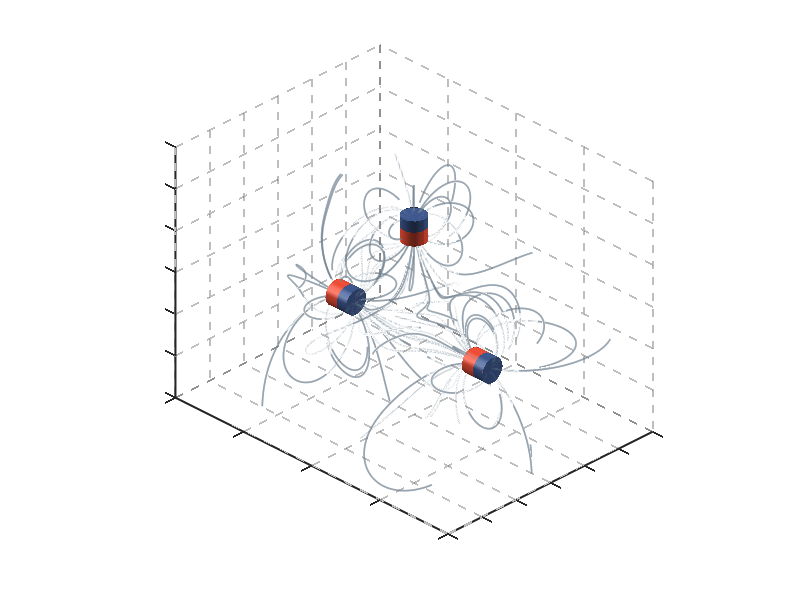

The MATLAB script that drew this image:
function plot_magnetic_field_3d()
% PLOT_MAGNETIC_FIELD_3D - Visualize three permanent magnets and their magnetic field lines in 3D
% 
% This function creates a 3D visualization of three permanent magnets (left, right, and top)
% with their magnetic field lines. Each magnet is represented as a cylinder with 
% red and blue colors indicating north and south poles respectively.
%
% Author: Generated for research publication
% Date: 2024

close all;
clear;
clc;

% Define magnet parameters
magnet_radius = 0.3;    % Radius of cylindrical magnets
magnet_height = 0.6;    % Height of cylindrical magnets
magnetic_moment = 1.0;  % Magnetic dipole moment strength

% Nature-inspired color scheme options
north_color = [0.902, 0.294, 0.208]; % NPG red (#E64B35)
south_color = [0.235, 0.329, 0.533]; % NPG blue (#3C5488)
field_line_color = [0.439, 0.502, 0.565]; % slate gray (#708090)
coupling_line_color = field_line_color;  


% Define magnet positions (left, right, top)
magnet_positions = [
    -2.0,  0.0,  0.0;   % Left magnet
     2.0,  0.0,  0.0;   % Right magnet
     0.0,  0.0,  2.5    % Top magnet
];

% Define magnet orientations (magnetic dipole directions)
magnet_orientations = [
     -1,  0,  0;    % Left magnet: north pole pointing right (+X)
    -1,  0,  0;    % Right magnet: north pole pointing left (-X)
     0,  0, -1     % Top magnet: north pole pointing down (-Z)
];

% Create figure
figure('Position', [100, 100, 1200, 900]);
hold on;
axis equal;
grid on;
view(45, 30);

% Set up 3D space
xlim([-4, 4]);
ylim([-3, 3]);
zlim([-2, 4]);

% Draw the three magnets as cylinders
for i = 1:3
    pos = magnet_positions(i, :);
    orientation = magnet_orientations(i, :);
    
    % Create cylinder coordinates
    [theta, z] = meshgrid(linspace(0, 2*pi, 20), linspace(-magnet_height/2, magnet_height/2, 10));
    x_cyl = magnet_radius * cos(theta);
    y_cyl = magnet_radius * sin(theta);
    z_cyl = z;
    
    % Rotate cylinder based on orientation
    if abs(orientation(1)) > 0.5  % X-oriented magnet
        % Rotate around Y axis
        x_rot = z_cyl;
        y_rot = y_cyl;
        z_rot = x_cyl;
    elseif abs(orientation(3)) > 0.5  % Z-oriented magnet
        % Keep as is
        x_rot = x_cyl;
        y_rot = y_cyl;
        z_rot = z_cyl;
    else
        % Default orientation
        x_rot = x_cyl;
        y_rot = y_cyl;
        z_rot = z_cyl;
    end
    
    % Translate to magnet position
    x_final = x_rot + pos(1);
    y_final = y_rot + pos(2);
    z_final = z_rot + pos(3);
    
    % Create color map for north (red) and south (blue) poles
    color_map = zeros(size(z_cyl, 1), size(z_cyl, 2), 3);
    
    % Determine which end is north based on orientation
    if abs(orientation(1)) > 0.5  % X-oriented magnet
        if orientation(1) > 0
            % North pole at positive X end (z > 0 in local coordinates)
            north_mask = z > 0;
        else
            % North pole at negative X end (z < 0 in local coordinates)
            north_mask = z < 0;
        end
    else  % Z-oriented magnet
        if orientation(3) < 0
            % North pole at negative Z end (z < 0 in local coordinates)
            north_mask = z < 0;
        else
            % North pole at positive Z end (z > 0 in local coordinates)
            north_mask = z > 0;
        end
    end
    
    % Assign colors using Nature color scheme
    color_map(:, :, 1) = north_mask * north_color(1) + (~north_mask) * south_color(1);  % Red channel
    color_map(:, :, 2) = north_mask * north_color(2) + (~north_mask) * south_color(2);  % Green channel
    color_map(:, :, 3) = north_mask * north_color(3) + (~north_mask) * south_color(3);  % Blue channel
    
    % Plot the cylinder as solid
    surf(x_final, y_final, z_final, color_map, 'EdgeColor', 'none', 'FaceAlpha', 1.0);
    
    % Add top and bottom caps to make it solid
    if abs(orientation(1)) > 0.5  % X-oriented magnet
        % Create circular caps
        theta_cap = linspace(0, 2*pi, 20);
        r_cap = linspace(0, magnet_radius, 5);
        [THETA_cap, R_cap] = meshgrid(theta_cap, r_cap);
        
        Y_cap = R_cap .* cos(THETA_cap);
        Z_cap = R_cap .* sin(THETA_cap);
        X_cap_top = ones(size(Y_cap)) * (magnet_height/2);
        X_cap_bottom = ones(size(Y_cap)) * (-magnet_height/2);
        
        X_cap_final_top = X_cap_top + pos(1);
        Y_cap_final_top = Y_cap + pos(2);
        Z_cap_final_top = Z_cap + pos(3);
        
        X_cap_final_bottom = X_cap_bottom + pos(1);
        Y_cap_final_bottom = Y_cap + pos(2);
        Z_cap_final_bottom = Z_cap + pos(3);
        
        % Color the caps based on pole orientation using Nature colors
        if orientation(1) > 0  % North pole pointing in +X direction
            % Top cap is at +X (north pole) - Nature north color
            surf(X_cap_final_top, Y_cap_final_top, Z_cap_final_top, ...
                 repmat(reshape(north_color, 1, 1, 3), size(Y_cap)), 'EdgeColor', 'none', 'FaceAlpha', 1.0);
            % Bottom cap is at -X (south pole) - Nature south color
            surf(X_cap_final_bottom, Y_cap_final_bottom, Z_cap_final_bottom, ...
                 repmat(reshape(south_color, 1, 1, 3), size(Y_cap)), 'EdgeColor', 'none', 'FaceAlpha', 1.0);
        else  % North pole pointing in -X direction
            % Top cap is at +X (south pole) - Nature south color
            surf(X_cap_final_top, Y_cap_final_top, Z_cap_final_top, ...
                 repmat(reshape(south_color, 1, 1, 3), size(Y_cap)), 'EdgeColor', 'none', 'FaceAlpha', 1.0);
            % Bottom cap is at -X (north pole) - Nature north color
            surf(X_cap_final_bottom, Y_cap_final_bottom, Z_cap_final_bottom, ...
                 repmat(reshape(north_color, 1, 1, 3), size(Y_cap)), 'EdgeColor', 'none', 'FaceAlpha', 1.0);
        end
    else  % Z-oriented magnet
        % Create circular caps
        theta_cap = linspace(0, 2*pi, 20);
        r_cap = linspace(0, magnet_radius, 5);
        [THETA_cap, R_cap] = meshgrid(theta_cap, r_cap);
        
        X_cap = R_cap .* cos(THETA_cap);
        Y_cap = R_cap .* sin(THETA_cap);
        Z_cap_top = ones(size(X_cap)) * (magnet_height/2);
        Z_cap_bottom = ones(size(X_cap)) * (-magnet_height/2);
        
        X_cap_final = X_cap + pos(1);
        Y_cap_final = Y_cap + pos(2);
        Z_cap_final_top = Z_cap_top + pos(3);
        Z_cap_final_bottom = Z_cap_bottom + pos(3);
        
        % Color the caps based on pole orientation using Nature colors
        if orientation(3) < 0  % North pole pointing in -Z direction (down)
            % Top cap is at +Z (south pole) - Nature south color
            surf(X_cap_final, Y_cap_final, Z_cap_final_top, ...
                 repmat(reshape(south_color, 1, 1, 3), size(X_cap)), 'EdgeColor', 'none', 'FaceAlpha', 1.0);
            % Bottom cap is at -Z (north pole) - Nature north color
            surf(X_cap_final, Y_cap_final, Z_cap_final_bottom, ...
                 repmat(reshape(north_color, 1, 1, 3), size(X_cap)), 'EdgeColor', 'none', 'FaceAlpha', 1.0);
        else  % North pole pointing in +Z direction (up)
            % Top cap is at +Z (north pole) - Nature north color
            surf(X_cap_final, Y_cap_final, Z_cap_final_top, ...
                 repmat(reshape(north_color, 1, 1, 3), size(X_cap)), 'EdgeColor', 'none', 'FaceAlpha', 1.0);
            % Bottom cap is at -Z (south pole) - Nature south color
            surf(X_cap_final, Y_cap_final, Z_cap_final_bottom, ...
                 repmat(reshape(south_color, 1, 1, 3), size(X_cap)), 'EdgeColor', 'none', 'FaceAlpha', 1.0);
        end
    end
end

% Generate magnetic field lines
field_line_length = 300;  % Increased steps
step_size = 0.01;  % Smaller step size for better accuracy

% Define starting points for field lines (around magnets)
starting_points = [];

% Field lines starting from magnet poles (north and south ends)
for i = 1:3
    pos = magnet_positions(i, :);
    orientation = magnet_orientations(i, :);
    
    % Generate points mainly from the pole faces
    if abs(orientation(1)) > 0.5  % X-oriented magnet
        % Determine north and south pole positions correctly
        if orientation(1) > 0  % North pole pointing right (+X)
            north_pos = pos + [magnet_height/2, 0, 0];   % Right end is north
            south_pos = pos + [-magnet_height/2, 0, 0];  % Left end is south
        else  % North pole pointing left (-X)
            north_pos = pos + [-magnet_height/2, 0, 0];  % Left end is north
            south_pos = pos + [magnet_height/2, 0, 0];   % Right end is south
        end
        
        % Generate points from north pole
        for j = 1:8
            angle = (j-1) * 2 * pi / 8;
            r = magnet_radius * 0.8 * sqrt(rand);
            y_offset = r * cos(angle);
            z_offset = r * sin(angle);
            starting_points = [starting_points; north_pos + [0, y_offset, z_offset]];
        end
        
        % Generate points from south pole
        for j = 1:4
            angle = (j-1) * 2 * pi / 4;
            r = magnet_radius * 0.6 * sqrt(rand);
            y_offset = r * cos(angle);
            z_offset = r * sin(angle);
            starting_points = [starting_points; south_pos + [0, y_offset, z_offset]];
        end
        
    else  % Z-oriented magnet
        % Determine north and south pole positions correctly
        if orientation(3) < 0  % North pole pointing down (-Z)
            north_pos = pos + [0, 0, -magnet_height/2];  % Bottom end is north
            south_pos = pos + [0, 0, magnet_height/2];   % Top end is south
        else  % North pole pointing up (+Z)
            north_pos = pos + [0, 0, magnet_height/2];   % Top end is north
            south_pos = pos + [0, 0, -magnet_height/2];  % Bottom end is south
        end
        
        % Generate points from north pole
        for j = 1:8
            angle = (j-1) * 2 * pi / 8;
            r = magnet_radius * 0.8 * sqrt(rand);
            x_offset = r * cos(angle);
            y_offset = r * sin(angle);
            starting_points = [starting_points; north_pos + [x_offset, y_offset, 0]];
        end
        
        % Generate points from south pole
        for j = 1:4
            angle = (j-1) * 2 * pi / 4;
            r = magnet_radius * 0.6 * sqrt(rand);
            x_offset = r * cos(angle);
            y_offset = r * sin(angle);
            starting_points = [starting_points; south_pos + [x_offset, y_offset, 0]];
        end
    end
end

% Add inter-magnet coupling field lines
% Left magnet (North pointing right) to Right magnet (North pointing left)
left_north = magnet_positions(1, :) + [magnet_height/2, 0, 0];   % Left magnet's north pole (right end)
right_south = magnet_positions(2, :) + [magnet_height/2, 0, 0];  % Right magnet's south pole (right end)
for i = 1:8
    % Points between left north and right south
    t = (i-1) / 7;  % Parameter from 0 to 1
    interp_point = (1-t) * left_north + t * right_south;
    % Add some perpendicular offset
    offset_y = 0.2 * sin(i * pi / 4);
    offset_z = 0.2 * cos(i * pi / 4);
    starting_points = [starting_points; interp_point + [0, offset_y, offset_z]];
end

% Right magnet (North pointing left) to Left magnet (South pointing right)
right_north = magnet_positions(2, :) + [-magnet_height/2, 0, 0];  % Right magnet's north pole (left end)
left_south = magnet_positions(1, :) + [-magnet_height/2, 0, 0];   % Left magnet's south pole (left end)
for i = 1:6
    t = (i-1) / 5;
    interp_point = (1-t) * right_north + t * left_south;
    offset_y = 0.15 * sin(i * pi / 3);
    offset_z = 0.15 * cos(i * pi / 3);
    starting_points = [starting_points; interp_point + [0, offset_y, offset_z]];
end

% Top magnet (North pointing down) to Left and Right magnets
top_north = magnet_positions(3, :) + [0, 0, -magnet_height/2];   % Top magnet's north pole (bottom end)

% Top to Left magnet's south pole
left_south = magnet_positions(1, :) + [-magnet_height/2, 0, 0];   % Left magnet's south pole (left end)
for i = 1:6
    t = (i-1) / 5;
    interp_point = (1-t) * top_north + t * left_south;
    offset_x = 0.1 * sin(i * pi / 3);
    offset_y = 0.1 * cos(i * pi / 3);
    starting_points = [starting_points; interp_point + [offset_x, offset_y, 0]];
end

% Top to Right magnet's north pole  
right_north = magnet_positions(2, :) + [-magnet_height/2, 0, 0];  % Right magnet's north pole (left end)
for i = 1:6
    t = (i-1) / 5;
    interp_point = (1-t) * top_north + t * right_north;
    offset_x = 0.1 * sin(i * pi / 3 + pi/2);
    offset_y = 0.1 * cos(i * pi / 3 + pi/2);
    starting_points = [starting_points; interp_point + [offset_x, offset_y, 0]];
end

% Add some field lines starting from space around magnets for long-range coupling
for i = 1:15
    angle1 = rand * 2 * pi;
    angle2 = rand * pi - pi/2;
    radius = 2.0 + rand * 1.5;
    x_start = radius * cos(angle1) * cos(angle2);
    y_start = radius * sin(angle1) * cos(angle2);
    z_start = radius * sin(angle2);
    starting_points = [starting_points; x_start, y_start, z_start];
end

% Calculate and plot field lines with different colors for different types
for i = 1:size(starting_points, 1)
    start_point = starting_points(i, :);
    
    % Calculate field line in both directions for better continuity
    field_line_forward = calculate_field_line(start_point, magnet_positions, magnet_orientations, ...
                                            magnetic_moment, field_line_length, step_size);
    field_line_backward = calculate_field_line(start_point, magnet_positions, magnet_orientations, ...
                                             magnetic_moment, field_line_length, -step_size);
    
    % Combine forward and backward field lines
    if size(field_line_backward, 1) > 1
        field_line_backward = flipud(field_line_backward(2:end, :));  % Remove duplicate start point
        field_line = [field_line_backward; field_line_forward];
    else
        field_line = field_line_forward;
    end
    
    if size(field_line, 1) > 10  % Require longer field lines for plotting
        % Check if this is a coupling line (starts between magnets)
        is_coupling_line = false;
        
        % Check if starting point is in the coupling region between magnets
        for j = 1:3
            for k = j+1:3
                magnet1_pos = magnet_positions(j, :);
                magnet2_pos = magnet_positions(k, :);
                midpoint = (magnet1_pos + magnet2_pos) / 2;
                dist_to_midpoint = norm(start_point - midpoint);
                dist_between_magnets = norm(magnet1_pos - magnet2_pos);
                
                if dist_to_midpoint < dist_between_magnets * 0.4
                    is_coupling_line = true;
                    break;
                end
            end
            if is_coupling_line
                break;
            end
        end
        
        if is_coupling_line
            % Use Nature coupling line color
            plot3(field_line(:, 1), field_line(:, 2), field_line(:, 3), ...
                  'Color', coupling_line_color, 'LineWidth', 1.2, 'LineStyle', '-');
        else
            % Use Nature field line color
            plot3(field_line(:, 1), field_line(:, 2), field_line(:, 3), ...
                  'Color', field_line_color, 'LineWidth', 1.2, 'LineStyle', '-');
        end
    end
end


% Set lighting and material properties
lighting gouraud;
material shiny;
light('Position', [5, 5, 5]);
light('Position', [-5, -5, 5]);

% Set background color
set(gca, 'Color', 'w');
set(gcf, 'Color', 'w');

% Set axis properties
set(gca, 'FontSize', 12);
set(gca, 'LineWidth', 1.5);

% Remove axis tick marks and numbers
set(gca, 'XTickLabel', []);
set(gca, 'YTickLabel', []);
set(gca, 'ZTickLabel', []);

% Add subtle grid
grid on;
set(gca, 'GridAlpha', 0.3);
set(gca, 'GridLineStyle', '--');

end

function field_line = calculate_field_line(start_point, magnet_positions, magnet_orientations, ...
                                          magnetic_moment, max_steps, step_size)
% Calculate a magnetic field line starting from start_point
% 
% Inputs:
%   start_point: [x, y, z] starting position
%   magnet_positions: Nx3 array of magnet positions
%   magnet_orientations: Nx3 array of magnet orientation vectors
%   magnetic_moment: scalar magnetic moment strength
%   max_steps: maximum number of integration steps
%   step_size: integration step size
%
% Output:
%   field_line: Mx3 array of points along the field line

field_line = zeros(max_steps, 3);
current_point = start_point;
field_line(1, :) = current_point;

for step = 2:max_steps
    % Calculate magnetic field at current point
    B_field = calculate_magnetic_field(current_point, magnet_positions, ...
                                      magnet_orientations, magnetic_moment);
    
    % Check if field is too weak or point is too far
    B_magnitude = norm(B_field);
    if B_magnitude < 1e-8 || norm(current_point) > 8  % Relaxed conditions
        field_line = field_line(1:step-1, :);
        break;
    end
    
    % Check if too close to any magnet
    min_distance = inf;
    for i = 1:size(magnet_positions, 1)
        distance = norm(current_point - magnet_positions(i, :));
        min_distance = min(min_distance, distance);
    end
    
    if min_distance < 0.25  % Reduced threshold for closer approach
        field_line = field_line(1:step-1, :);
        break;
    end
    
    % Normalize field direction and take step
    field_direction = B_field / B_magnitude;
    current_point = current_point + step_size * field_direction;
    field_line(step, :) = current_point;
end

% Remove unused rows
field_line = field_line(1:step-1, :);

end

function B_field = calculate_magnetic_field(point, magnet_positions, magnet_orientations, magnetic_moment)
% Calculate the total magnetic field at a given point due to all magnets
%
% Inputs:
%   point: [x, y, z] position where to calculate field
%   magnet_positions: Nx3 array of magnet positions
%   magnet_orientations: Nx3 array of magnet orientation vectors
%   magnetic_moment: scalar magnetic moment strength
%
% Output:
%   B_field: [Bx, By, Bz] magnetic field vector

B_field = [0, 0, 0];
mu_0_over_4pi = 1e-7;  % mu_0/(4*pi) simplified

for i = 1:size(magnet_positions, 1)
    magnet_pos = magnet_positions(i, :);
    magnet_orient = magnet_orientations(i, :);
    
    % Vector from magnet to field point
    r_vec = point - magnet_pos;
    r_magnitude = norm(r_vec);
    
    if r_magnitude < 0.1  % Avoid singularity, increased threshold
        continue;
    end
    
    r_unit = r_vec / r_magnitude;
    
    % Magnetic dipole field formula with enhanced strength
    % B = (mu_0 / 4*pi) * (1/r^3) * [3*(m·r̂)r̂ - m]
    m_dot_r = dot(magnet_orient, r_unit);
    
    B_dipole = (mu_0_over_4pi * magnetic_moment * 100) / r_magnitude^3 * ...  % Enhanced by factor of 100
               (3 * m_dot_r * r_unit - magnet_orient);
    
    B_field = B_field + B_dipole;
end

end
